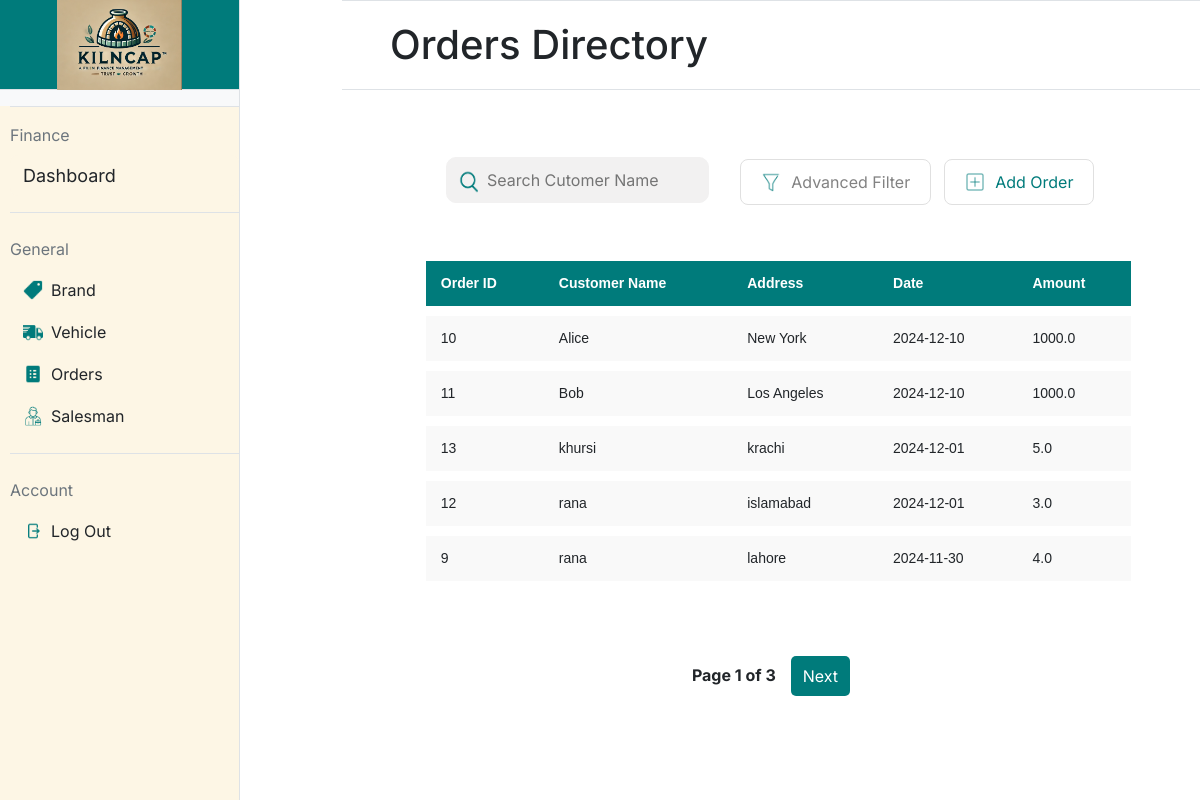
/orders (signed in), run on the app's committed database.
### app.py (models this page shows, shortened)
class Order(db.Model):
    __tablename__ = 'orders'
    id = db.Column(db.Integer, primary_key=True)  # Order ID
    customer_name = db.Column(db.String(100), nullable=False)  # Customer's name
    customer_contact = db.Column(db.String(15), nullable=False)  # Customer's contact number
    customer_address = db.Column(db.String(200), nullable=False)  # Customer's address
    vehicle_rent = db.Column(db.Float, nullable=False)  # Vehicle rent
    labor_cost = db.Column(db.Float, nullable=False)  # Labor cost
    total_amount = db.Column(db.Float, nullable=False)  # Total amount for the order
    order_date = db.Column(db.DateTime, nullable=False, default=db.func.current_timestamp())
    salesman_id = db.Column(db.Integer, db.ForeignKey('salesmen.id'), nullable=False)  # Salesman ID
    vehicle_id = db.Column(db.Integer, db.ForeignKey('vehicles.id'), nullable=False)  # Vehicle ID
    salesman = db.relationship('Salesman', backref=db.backref('orders', lazy=True))  # Salesman relationship
    vehicle = db.relationship('Vehicle', backref=db.backref('orders', lazy=True))  # Vehicle relationship
    items = db.relationship('Item', backref=db.backref('order', lazy=True), cascade='all, delete-orphan')  # Items relationship

### app.py (the view)
@app.route('/orders', methods=['GET'])
@login_required
def orders():
    page = request.args.get('page', 1, type=int)  # Get the current page number, default is 1
    per_page = 5  # Number of orders per page
    orders_paginated = Order.query.order_by(Order.order_date.desc()).paginate(page=page, per_page=per_page)
    return render_template('orders.html', orders=orders_paginated.items, pagination=orders_paginated)

### app.py (called while the page is built)
@login_manager.user_loader
def load_user(user_id):
    return User.query.get(int(user_id))

    @property
    def is_active(self):
        return True

### templates/orders.html (shortened to what this page needs)
{% extends "base.html" %}
{% block title %}
    <link rel="stylesheet" href="static/orders.css">
{% endblock %}
{% block mainheading %}
Orders Directory
{% endblock %}
{% block maincontent %}
    <div>
        <table style="padding-left: 5.5%; width: 100%; table-layout: fixed;">
            <form action="{{ url_for('orders_list_buttons') }}" method="post">
                <td style="width:30%; padding-left: 85px;">
                    <div style="position: relative; width: 100%;">
                        <img src="/static/icons/search-icon.png"
                             alt="Search Icon"
                             style="position: absolute; left: 7px; top: 60%; transform: translateY(-50%); width: 30px; height: 30px;">
                        <input type="text" name="search_text" title="Press Enter to Search"
                               placeholder="Search Cutomer Name" onkeydown="if(event.key === 'Enter'){ this.form.submit(); }"
                               style="width: 100%; padding-left: 40px;">
                    </div>
                </td>
            </form>
            <form action="{{ url_for('orders_list_buttons') }}" method="post">
                <td style="width: 20%; padding-left: 30px; padding-top:15px; text-align: left; font-size: 16px; font-weight: bold;">
                    <button class="styled-button" name="button" value="filter_order" id="filterButton" type="button">
                        <img src="/static/icons/filter-icon.png" alt="Icon" class="button-icon">
                        Advanced Filter
                    </button>
                </td>
                <td style="width: 20%; padding-top:15px; text-align: right;">
                    <button class="styled-button" name="button" value="add_order">
                        <img src="/static/icons/add-icon.png" alt="Icon" class="button-icon">
                        <div style="color:#007B7B">Add Order</div>
                    </button>
                </td>
            </form>
        </table>
    <div style="padding: 5.5%;">
        <table class="styled-table" style="padding-left: 20px; width: 100%; border-collapse: separate; border-spacing: 0 10px;" >
            <thead>
                <tr>
                    <th>Order ID</th>
                    <th>Customer Name</th>
                    <th>Address</th>
                    <th>Date</th>
                    <th>Amount</th>
                </tr>
            </thead>
            <tbody>
                {% for order in orders %}
                <tr data-url="{{ url_for('order_details', order_id=order.id) }}" onclick="redirectToDetails(this)" style="cursor: pointer;">
                    <td>{{ order.id }}</td>
                    <td>{{ order.customer_name }}</td>
                    <td>{{ order.customer_address }}</td>
                    <td>{{ order.order_date.strftime('%Y-%m-%d') }}</td>
                    <td>{{ order.total_amount }}</td>
                        {% set total_quantity = 0 %}
                        {% for item in order.items %}
                            {% set total_quantity = total_quantity + item.quantity %}
                        {% endfor %}
                </tr>
                {% endfor %}
            </tbody>
        </table>
    </div>
    <div class="pagination">
        <span style="padding-top: 7px;">Page {{ pagination.page }} of {{ pagination.pages }}</span>
        {% if pagination.has_next %}
        <a href="{{ url_for('orders', page=pagination.next_num) }}">Next</a>
        {% endif %}
    </div>
    </div>
{% endblock %}

### static/styles.css (style rules this page uses)
body { font-family: "Inter"; margin: 0; height: 100vh; display: flex; }
input[type="text"], input[type="password"] { width: 100%; padding: 10px; margin-top: 10px; background-color: #f2f1f1; border: 1px solid #f2f1f1; border-radius: 10px; }

### static/orders.css (style rules this page uses)
body { font-family: 'Inter', sans-serif; margin: 0; padding: 0; box-sizing: border-box; height: 100vh; display: flex; flex-direction: column; overflow-x: hidden; }
.styled-button { display: flex; align-items: center; padding: 10px 20px; font-size: 16px; background-color: #FFFFFF; color: #828282; border: 1px #E0E0E0 solid; border-radius: 8px; cursor: pointer; outline: none; }
.button-icon { height: 20px; margin-right: 10px; }
.styled-table { width: 100%; border-collapse: separate; border-spacing: 0 10px; font-family: Arial, sans-serif; font-size: 14px; }
.styled-table thead tr { background-color: #007B7B; color: white; text-align: left; height: 40px; }
.styled-table th, .styled-table td { padding: 12px 15px; word-wrap: break-word; }
.styled-table tbody tr { background-color: #f9f9f9; border-bottom: 1px solid #dddddd; }
.styled-table tbody tr:last-of-type { border-bottom: none; }
.pagination { display: flex; justify-content: center; margin: 20px 0; }
.pagination a { margin: 0 5px; padding: 8px 12px; text-decoration: none; color: white; background-color: #007B7B; border-radius: 5px; }
.pagination span { margin: 0 10px; font-weight: bold; }

### data on the page
Order: id "10", customer_name "Alice", customer_address "New York", order_date "2024-12-10", total_amount "1000.0"
Order: id "11", customer_name "Bob", customer_address "Los Angeles", order_date "2024-12-10", total_amount "1000.0"
Order: id "13", customer_name "khursi", customer_address "krachi", order_date "2024-12-01", total_amount "5.0"
Order: id "12", customer_name "rana", customer_address "islamabad", order_date "2024-12-01", total_amount "3.0"
Order: id "9", customer_name "rana", customer_address "lahore", order_date "2024-11-30", total_amount "4.0"

### other printed values
{{ pagination.page }} "1"
{{ pagination.pages }} "3"
